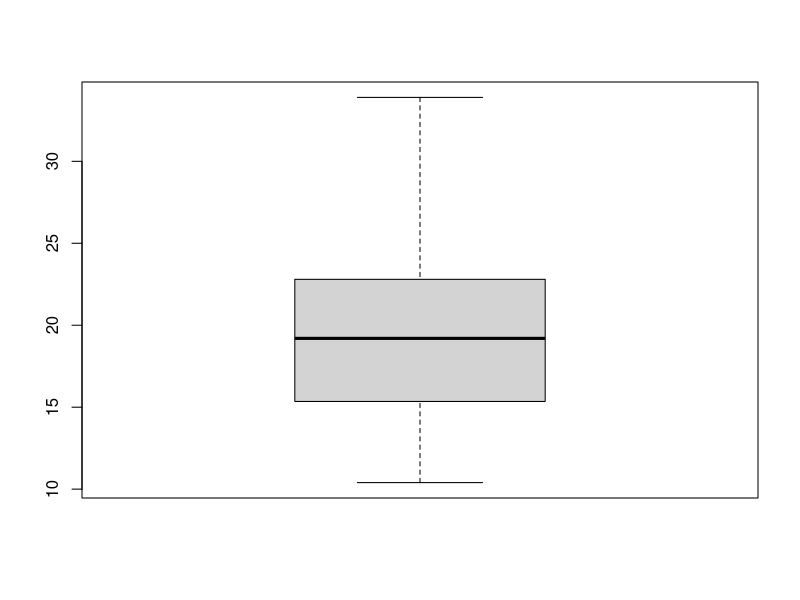
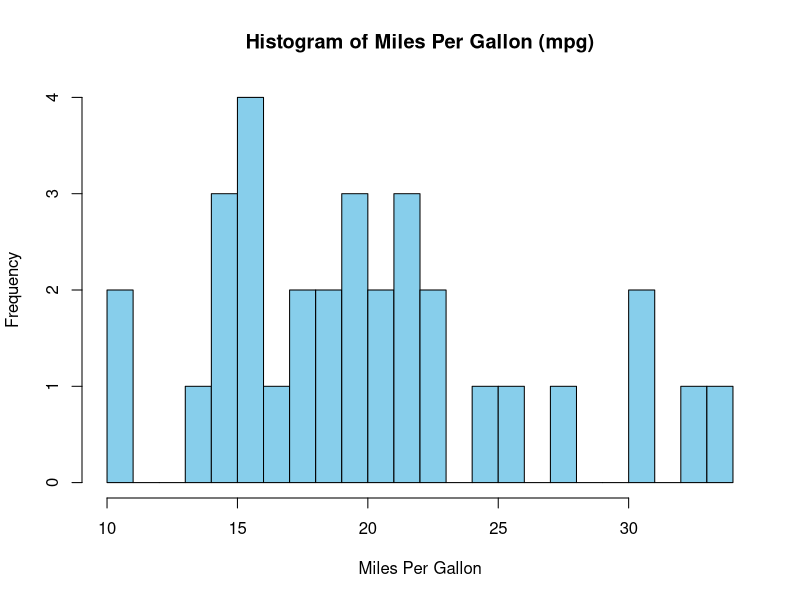
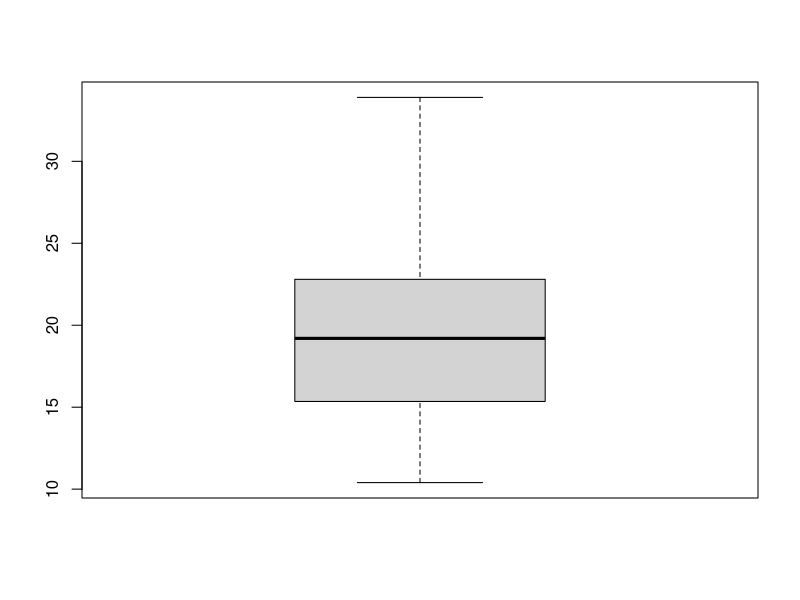
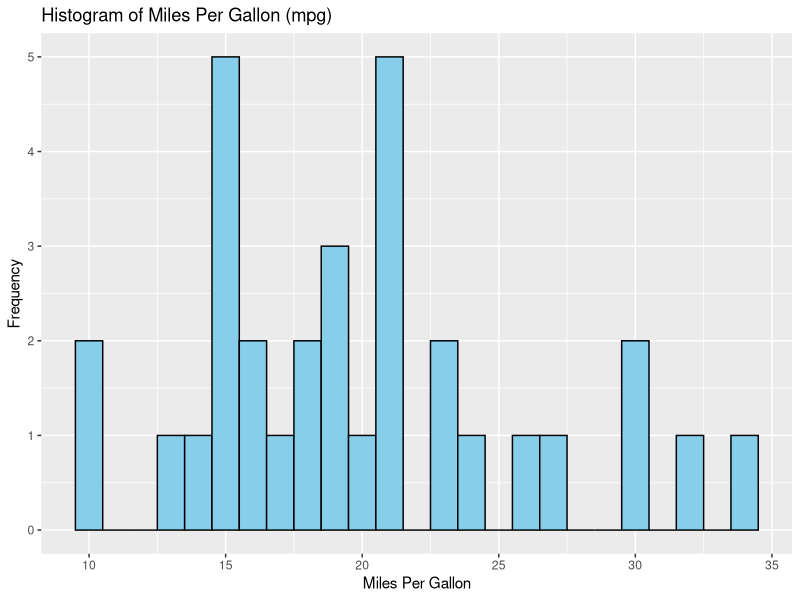

Generate these figures, in order, with R:
data(mtcars)
boxplot(mtcars$mpg)
summary(mtcars$mpg)

# Create a histogram of the 'mpg' column
hist(mtcars$mpg,
     main = "Histogram of Miles Per Gallon (mpg)",
     xlab = "Miles Per Gallon",
     col = "skyblue",
     border = "black",
     breaks = 20)  # Number of bin 

data(mtcars)
head(mtcars)
?mtcars
boxplot(mtcars$mpg) 
ggplot2::geom_histogram()

library(ggplot2)

# Create a basic histogram with `ggplot2`
ggplot(mtcars, aes(x = mpg)) +
  geom_histogram(binwidth = 1, fill = "skyblue", color = "black") +
  labs(title = "Histogram of Miles Per Gallon (mpg)", x = "Miles Per Gallon", y = "Frequency")



